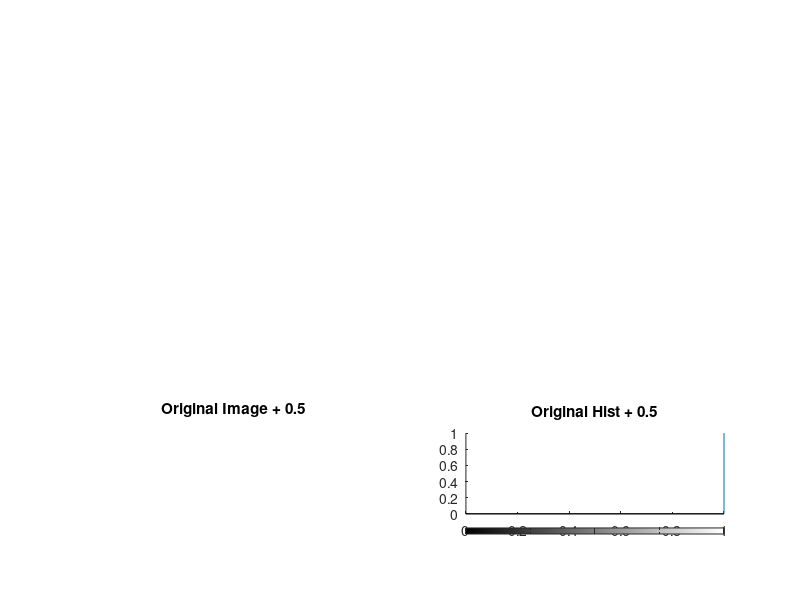

Recreate this plot in MATLAB.
%Histogram sliding 
%continue ffrom previous exmple 
const = 0.5; 
I3 = I + const; 
bad_values = find(I3 > 1); 
I3(bad_values) = 1; 
subplot(3,2,5), imshow(I3), title('Original Image + 0.5') 
subplot(3,2,6), imhist(I3), axis tight, ... 
title('Original Hist + 0.5') 